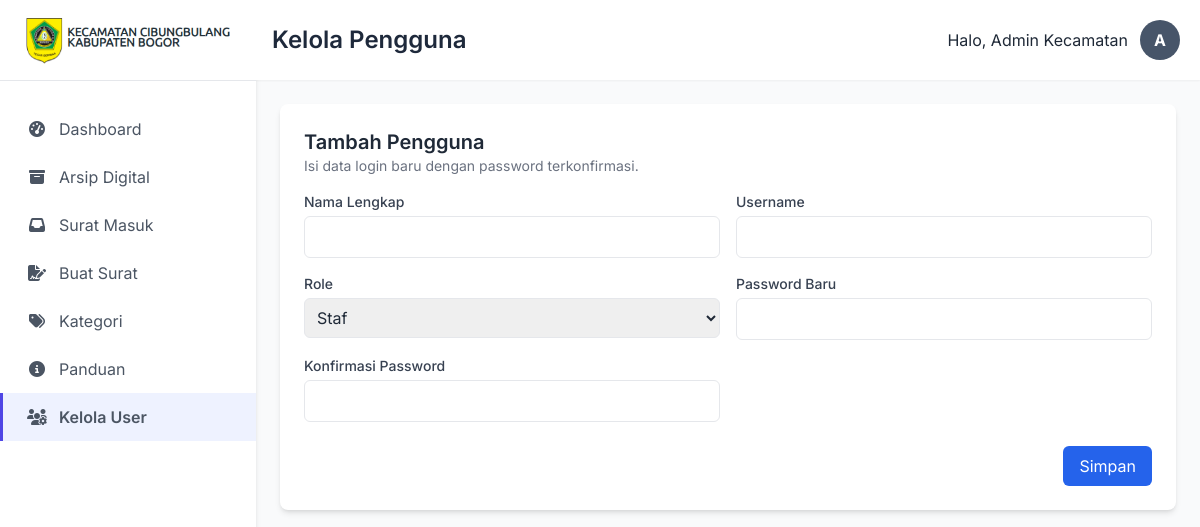
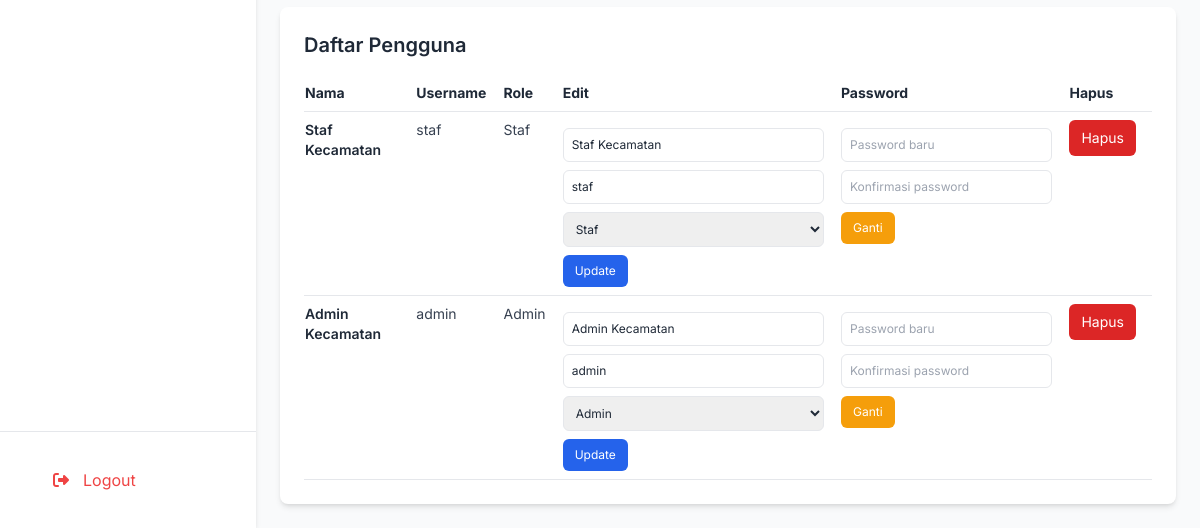
The app's page /public/user/kelola (signed in), older data (2 pictures, top to bottom).
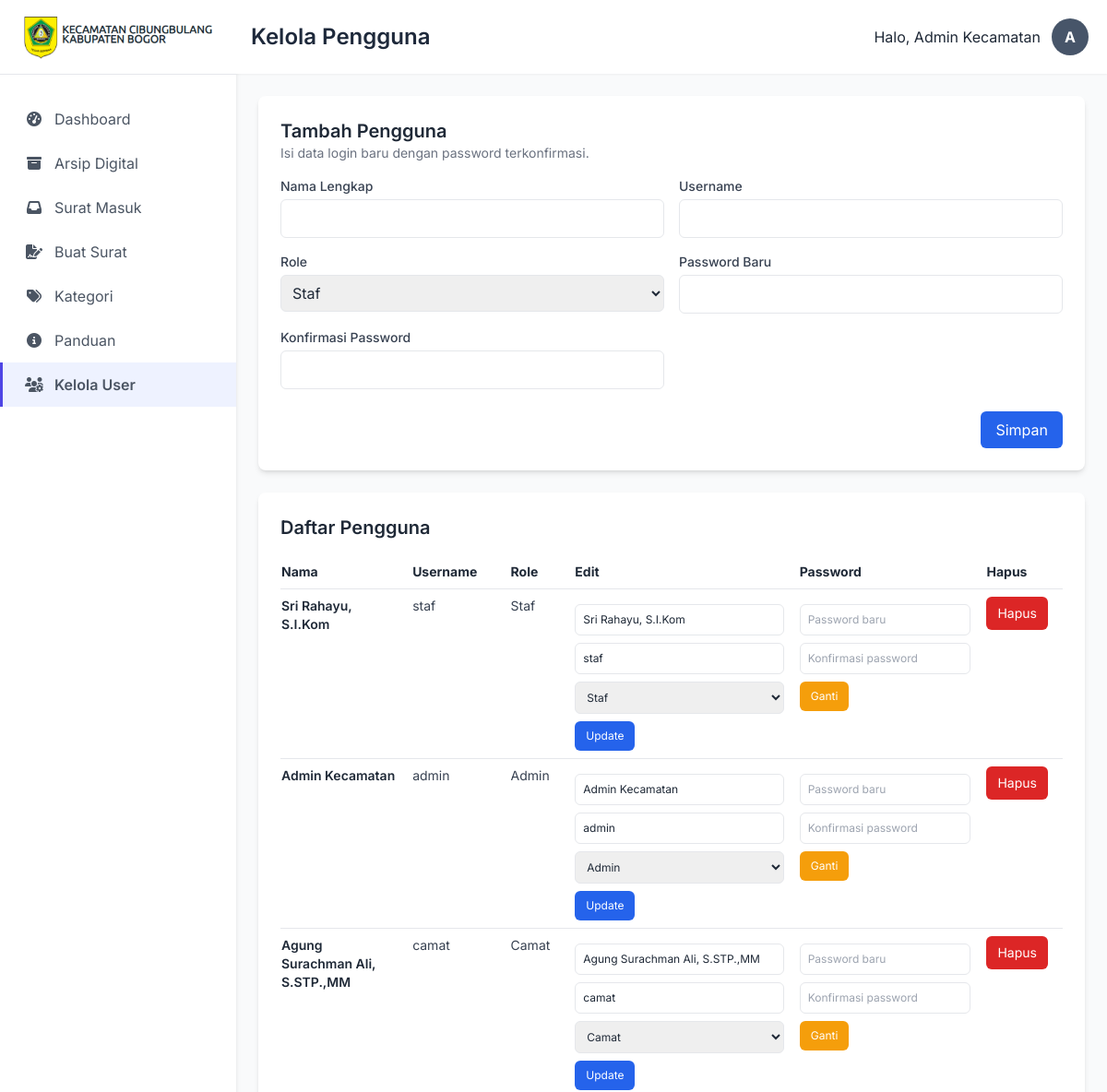
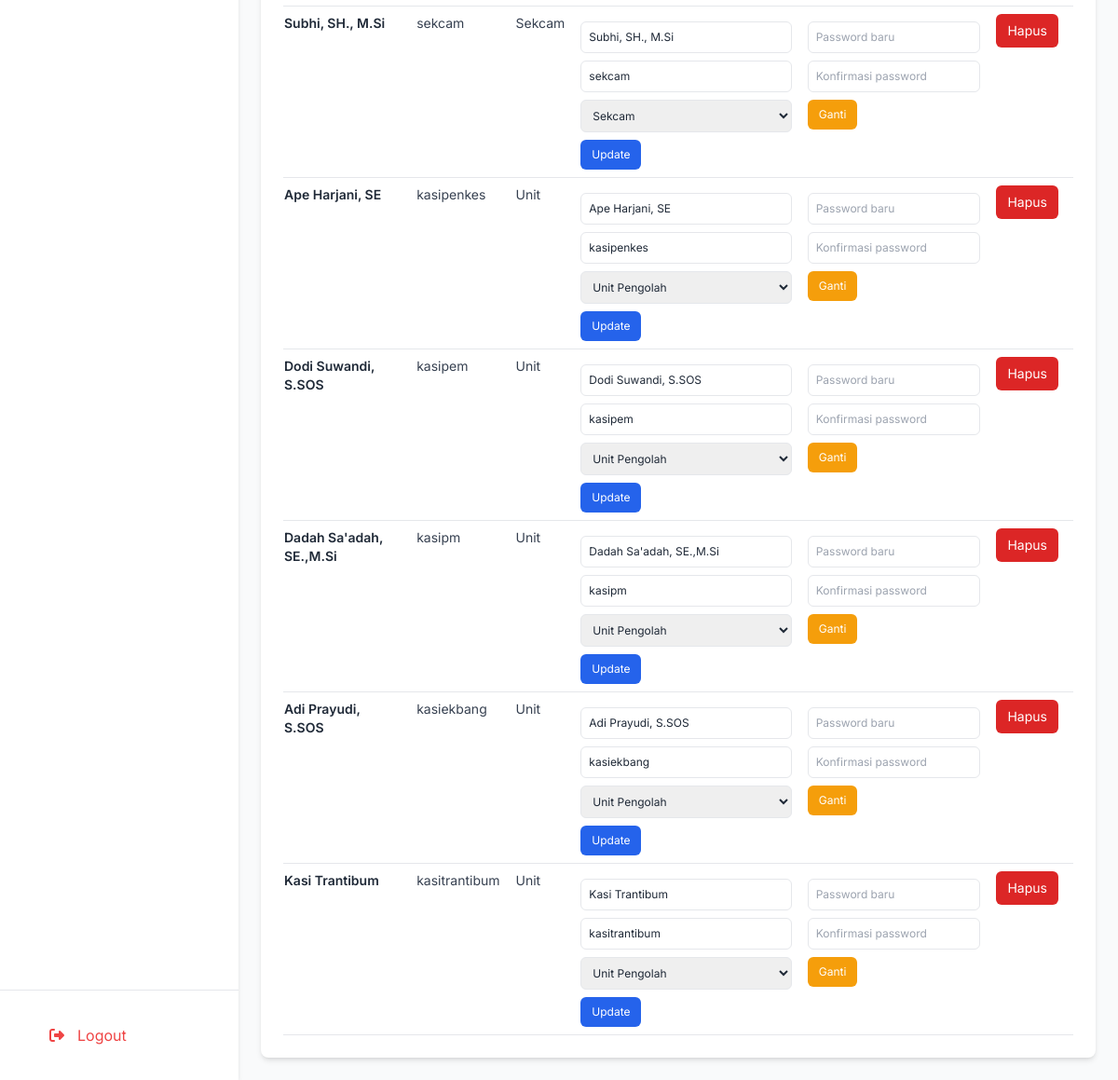
The same page, newer data (2 pictures, top to bottom).
### tables this page shows
CREATE TABLE `users` (
  `id` int NOT NULL,
  `nama_lengkap` varchar(150) NOT NULL,
  `username` varchar(50) NOT NULL,
  `password` varchar(255) NOT NULL COMMENT 'Disimpan dalam bentuk hash',
  `role` enum('admin','staf','camat','sekcam','unit') NOT NULL DEFAULT 'staf'
);

### app/core/Controller.php (called while the page is built, shortened)
<?php
class Controller {
    public function view($view, $data = [])
    {
        extract($data);
        require_once APPROOT . '/templates/' . $view . '.php';
    }
    public function model($model)
    {
        return new $model;
    }
}

### app/controllers/User.php (called while the page is built, shortened)
<?php
class User extends Controller {
    public function kelola()
    {
        $data['judul'] = 'Kelola Pengguna';
        $data['users'] = $this->model('User_model')->getAll();
        $this->view('layouts/header', $data);
        $this->view('layouts/sidebar', $data);
        $this->view('user/manage', $data);
        $this->view('layouts/footer');
    }
}

### app/core/App.php (called while the page is built, shortened)
<?php
class App {
    protected $method = 'index';
    protected $params = [];
    public function __construct()
    {
        $url = $this->parseURL();
        if (isset($url[0])) {
            if (file_exists(APPROOT . '/app/controllers/' . ucfirst($url[0]) . '.php')) {
                unset($url[0]);
            }
        }
        $this->controller = new $this->controller;
        if (isset($url[1])) {
            if (method_exists($this->controller, $url[1])) {
                $this->method = $url[1];
            }
        }
        call_user_func_array([$this->controller, $this->method], $this->params);
    }
    public function parseURL()
    {
        if (isset($_GET['url'])) {
            $url = rtrim($_GET['url'], '/');
            $url = filter_var($url, FILTER_SANITIZE_URL);
            $url = explode('/', $url);
            return $url;
        }
        return [];
    }
}

### public/index.php (called while the page is built, shortened)
<?php
$app = new App;

### app/helpers/functions.php (called while the page is built, shortened)
<?php
function currentRole(): string {
    return $_SESSION['role'] ?? 'staf';
}

### app/core/Database.php (called while the page is built, shortened)
<?php
class Database {
    private $host = DB_HOST;
    private $user = DB_USER;
    private $pass = DB_PASS;
    private $db_name = DB_NAME;
    private $dbh;
    private $stmt;
    public function __construct()
    {
        $dsn = 'mysql:host=' . $this->host . ';dbname=' . $this->db_name;
        $option = [
            PDO::ATTR_PERSISTENT => true,
            PDO::ATTR_ERRMODE => PDO::ERRMODE_EXCEPTION
        ];
        try {
            $this->dbh = new PDO($dsn, $this->user, $this->pass, $option);
        } catch(PDOException $e) {
            die($e->getMessage());
        }
    }
    public function query($query)
    {
        $this->stmt = $this->dbh->prepare($query);
    }
    public function execute()
    {
        return $this->stmt->execute();
    }
    public function resultSet()
    {
        $this->execute();
        return $this->stmt->fetchAll(PDO::FETCH_ASSOC);
    }
}

### app/models/User_model.php (called while the page is built, shortened)
<?php
class User_model {
    private $table = 'users';
    private $db;
    public function __construct()
    {
        $this->db = new Database;
    }
    public function getAll()
    {
        $this->db->query('SELECT * FROM ' . $this->table . ' ORDER BY id ASC');
        return $this->db->resultSet();
    }
}

### templates/user/manage.php (the view, shortened to what this page needs)
<div class="bg-white p-6 rounded-lg shadow-md mb-6">
    <div class="flex items-center justify-between mb-4">
        <div>
            <h3 class="text-xl font-semibold">Tambah Pengguna</h3>
            <p class="text-sm text-gray-500">Isi data login baru dengan password terkonfirmasi.</p>
        </div>
    </div>
    <form action="<?= BASE_URL; ?>/user/store" method="post" class="grid grid-cols-1 md:grid-cols-2 gap-4">
        <div>
            <label class="block text-sm font-medium text-gray-700">Nama Lengkap</label>
            <input type="text" name="nama_lengkap" required class="mt-1 w-full border rounded-md p-2">
        </div>
        <div>
            <label class="block text-sm font-medium text-gray-700">Username</label>
            <input type="text" name="username" required class="mt-1 w-full border rounded-md p-2">
        </div>
        <div>
            <label class="block text-sm font-medium text-gray-700">Role</label>
            <select name="role" class="mt-1 w-full border rounded-md p-2">
                <option value="staf">Staf</option>
            </select>
        </div>
        <div>
            <label class="block text-sm font-medium text-gray-700">Password Baru</label>
            <input type="password" name="password_baru" required class="mt-1 w-full border rounded-md p-2">
        </div>
        <div>
            <label class="block text-sm font-medium text-gray-700">Konfirmasi Password</label>
            <input type="password" name="konfirmasi_password" required class="mt-1 w-full border rounded-md p-2">
        </div>
        <div class="md:col-span-2 flex justify-end mt-2">
            <button type="submit" class="px-4 py-2 bg-blue-600 text-white rounded-md">Simpan</button>
        </div>
    </form>
</div>
<div class="bg-white p-6 rounded-lg shadow-md">
    <h3 class="text-xl font-semibold mb-4">Daftar Pengguna</h3>
    <div class="overflow-x-auto">
        <table class="min-w-full text-sm">
            <thead>
                <tr class="border-b">
                    <th class="text-left py-2 pr-4">Nama</th>
                    <th class="text-left py-2 pr-4">Username</th>
                    <th class="text-left py-2 pr-4">Role</th>
                    <th class="text-left py-2 pr-4">Edit</th>
                    <th class="text-left py-2 pr-4">Password</th>
                    <th class="text-left py-2 pr-4">Hapus</th>
                </tr>
            </thead>
            <tbody>
                <?php foreach (($users ?? []) as $u): ?>
                    <tr class="border-b align-top">
                        <td class="py-2 pr-4 font-semibold text-gray-800"><?= htmlspecialchars($u['nama_lengkap']); ?></td>
                        <td class="py-2 pr-4 text-gray-700"><?= htmlspecialchars($u['username']); ?></td>
                        <td class="py-2 pr-4 text-gray-700 capitalize"><?= htmlspecialchars($u['role']); ?></td>
                        <td class="py-2 pr-4">
                            <form id="edit-<?= (int)$u['id']; ?>" action="<?= BASE_URL; ?>/user/update" method="post" class="space-y-2 text-xs">
                                <input type="text" name="nama_lengkap" value="<?= htmlspecialchars($u['nama_lengkap']); ?>" class="w-full border rounded-md p-2" required>
                                <input type="text" name="username" value="<?= htmlspecialchars($u['username']); ?>" class="w-full border rounded-md p-2" required>
                                <select name="role" class="w-full border rounded-md p-2">
                                    <option value="staf" <?= $u['role'] === 'staf' ? 'selected' : ''; ?>>Staf</option>
                                    <option value="admin" <?= $u['role'] === 'admin' ? 'selected' : ''; ?>>Admin</option>
                                    <option value="camat" <?= $u['role'] === 'camat' ? 'selected' : ''; ?>>Camat</option>
                                    <option value="sekcam" <?= $u['role'] === 'sekcam' ? 'selected' : ''; ?>>Sekcam</option>
                                    <option value="unit" <?= $u['role'] === 'unit' ? 'selected' : ''; ?>>Unit Pengolah</option>
                                </select>
                                <button type="button" class="px-3 py-2 bg-blue-600 text-white rounded-md" onclick="showConfirmation('Simpan Perubahan', 'Perbarui data pengguna ini?', 'javascript:document.getElementById(\'edit-<?= (int)$u['id']; ?>\').submit();', 'Ya, Simpan', 'info');">Update</button>
                            </form>
                        </td>
                        <td class="py-2 pr-4">
                            <form id="pwd-<?= (int)$u['id']; ?>" action="<?= BASE_URL; ?>/user/updatePasswordUser" method="post" class="space-y-2 text-xs">
                                <input type="password" name="password_baru" placeholder="Password baru" class="w-full border rounded-md p-2" required>
                                <input type="password" name="konfirmasi_password" placeholder="Konfirmasi password" class="w-full border rounded-md p-2" required>
                                <button type="button" class="px-3 py-2 bg-amber-500 text-white rounded-md" onclick="showConfirmation('Ubah Password', 'Ganti password pengguna ini?', 'javascript:document.getElementById(\'pwd-<?= (int)$u['id']; ?>\').submit();', 'Ya, Ganti', 'info');">Ganti</button>
                            </form>
                        </td>
                        <td class="py-2 pr-4">
                            <button type="button" class="px-3 py-2 bg-red-600 text-white rounded-md"
                                    onclick="showConfirmation('Hapus Pengguna', 'Yakin ingin menghapus <?= htmlspecialchars(addslashes($u['nama_lengkap'])); ?>?', '<?= BASE_URL; ?>/user/destroy/<?= (int)$u['id']; ?>')">
                                Hapus
                            </button>
                        </td>
                    </tr>
                <?php endforeach; ?>
            </tbody>
        </table>
    </div>
</div>

### templates/layouts/header.php (shortened to what this page needs)
<!DOCTYPE html>
<html lang="id">
<head>
    <script src="https://cdn.tailwindcss.com"></script>
    <link href="https://cdnjs.cloudflare.com/ajax/libs/font-awesome/6.5.1/css/all.min.css" rel="stylesheet">
    <link rel="stylesheet" href="<?= BASE_URL; ?>/assets/css/style.css">
</head>
<body class="bg-gray-50 text-gray-800">
    <div class="flex h-screen">

### templates/layouts/sidebar.php (shortened to what this page needs)
<aside class="w-64 bg-white shadow-md flex-shrink-0 flex flex-col">
    <div class="p-4 text-center border-b">
        <a href="<?= BASE_URL; ?>/dashboard">
            <img src="<?= BASE_URL; ?>/assets/img/sidebar_logo.png" alt="Logo Kec.Cibungbulang" class="h-12 mx-auto">
        </a>
    </div>
    <?php $role = currentRole(); ?>
    <nav class="mt-6 flex-grow">
        <?php if (!in_array($role, ['camat', 'sekcam', 'unit'], true)): ?>
            <a href="<?= BASE_URL; ?>/dashboard" class="nav-link flex items-center px-6 py-3 text-gray-600 hover:bg-gray-100 <?= ($judul == 'Dashboard') ? 'active-link' : ''; ?>">
                <i class="fas fa-tachometer-alt fa-fw sidebar-icon mr-3"></i>
                <span>Dashboard</span>
            </a>
            <a href="<?= BASE_URL; ?>/arsip" class="nav-link flex items-center px-6 py-3 text-gray-600 hover:bg-gray-100 <?= (str_contains($judul, 'Arsip')) ? 'active-link' : ''; ?>">
                <i class="fas fa-archive fa-fw sidebar-icon mr-3"></i>
                <span>Arsip Digital</span>
            </a>
        <?php endif; ?>
        <a href="<?= BASE_URL; ?>/suratmasuk" class="nav-link flex items-center px-6 py-3 text-gray-600 hover:bg-gray-100 <?= (str_contains($judul, 'Surat Masuk')) ? 'active-link' : ''; ?>">
            <i class="fas fa-inbox fa-fw sidebar-icon mr-3"></i>
            <span>Surat Masuk</span>
        </a>
        <?php if (!in_array($role, ['camat', 'sekcam', 'unit'], true)): ?>
            <a href="<?= BASE_URL; ?>/surat" class="nav-link flex items-center px-6 py-3 text-gray-600 hover:bg-gray-100 <?= (str_contains($judul, 'Surat')) ? 'active-link' : ''; ?>">
                <i class="fas fa-file-signature fa-fw sidebar-icon mr-3"></i>
                <span>Buat Surat</span>
            </a>
            <a href="<?= BASE_URL; ?>/kategori" class="nav-link flex items-center px-6 py-3 text-gray-600 hover:bg-gray-100 <?= (str_contains($judul, 'Kategori')) ? 'active-link' : ''; ?>">
                <i class="fas fa-tags fa-fw sidebar-icon mr-3"></i>
                <span>Kategori</span>
            </a>
            <a href="<?= BASE_URL; ?>/panduan" class="nav-link flex items-center px-6 py-3 text-gray-600 hover:bg-gray-100 <?= (str_contains($judul, 'Panduan')) ? 'active-link' : ''; ?>">
                <i class="fas fa-info-circle fa-fw sidebar-icon mr-3"></i>
                <span>Panduan</span>
            </a>
            <?php if (in_array($role, ['staf', 'admin'], true)): ?>
                <a href="<?= BASE_URL; ?>/user/kelola" class="nav-link flex items-center px-6 py-3 text-gray-600 hover:bg-gray-100 <?= (str_contains($judul, 'Pengguna')) ? 'active-link' : ''; ?>">
                    <i class="fas fa-users-cog fa-fw sidebar-icon mr-3"></i>
                    <span>Kelola User</span>
                </a>
            <?php endif; ?>
        <?php endif; ?>
    </nav>
    <div class="p-6 border-t">
         <button type="button"
                 onclick="showConfirmation('Konfirmasi Logout', 'Apakah Anda yakin ingin keluar dari sistem?', '<?= BASE_URL; ?>/auth/logout', 'Ya, Keluar', 'info')"
                 class="nav-link flex items-center w-full px-6 py-3 text-red-500 hover:bg-red-50 text-left">
            <i class="fas fa-sign-out-alt fa-fw sidebar-icon mr-3"></i>
            <span>Logout</span>
        </button>
    </div>
</aside>
<main class="flex-1 flex flex-col overflow-hidden">
    <header class="bg-white shadow-sm p-4 flex justify-between items-center">
        <h2 id="page-title" class="text-2xl font-semibold text-slate-800"><?= htmlspecialchars($judul); ?></h2>
        <div class="relative">
            <button id="userMenuButton" class="flex items-center focus:outline-none rounded-full p-1 hover:bg-gray-100 transition">
                <span class="mr-3 hidden sm:inline">Halo, <?= htmlspecialchars($_SESSION['nama_lengkap'] ?? 'Staf'); ?></span>
                <div class="w-10 h-10 bg-slate-600 rounded-full flex items-center justify-center text-white font-bold">
                    <?= strtoupper(substr($_SESSION['nama_lengkap'] ?? 'S', 0, 1)); ?>
                </div>
            </button>
        </div>
    </header>
    <div class="flex-1 p-6 overflow-y-auto">

### templates/layouts/footer.php (shortened to what this page needs)
    </div>
</main>
</div>
</body>
</html>

### public/assets/css/style.css (style rules this page uses)
body { font-family: 'Inter', sans-serif; background-color: #f9fafb; }
.nav-link { transition: background-color 0.2s ease-in-out, color 0.2s ease-in-out; border-left: 3px solid transparent; }
.active-link { background-color: #eef2ff; color: #312e81; font-weight: 600; border-left-color: #4f46e5; }

Row changes from the older to the newer data that the page shows:
changed users "staf": nama_lengkap "Staf Kecamatan" → "Sri Rahayu, S.I.Kom"
added users: nama_lengkap "Agung Surachman Ali, S.STP.,MM", username "camat", role "Camat"
added users: nama_lengkap "Subhi, SH., M.Si", username "sekcam", role "Sekcam"
added users: nama_lengkap "Ape Harjani, SE", username "kasipenkes", role "Unit", role "Unit Pengolah"
added users: nama_lengkap "Dodi Suwandi, S.SOS", username "kasipem", role "Unit", role "Unit Pengolah"
added users: nama_lengkap "Dadah Sa'adah, SE.,M.Si", username "kasipm", role "Unit", role "Unit Pengolah"
added users: nama_lengkap "Adi Prayudi, S.SOS", username "kasiekbang", role "Unit", role "Unit Pengolah"
added users: nama_lengkap "Kasi Trantibum", username "kasitrantibum", role "Unit", role "Unit Pengolah"
